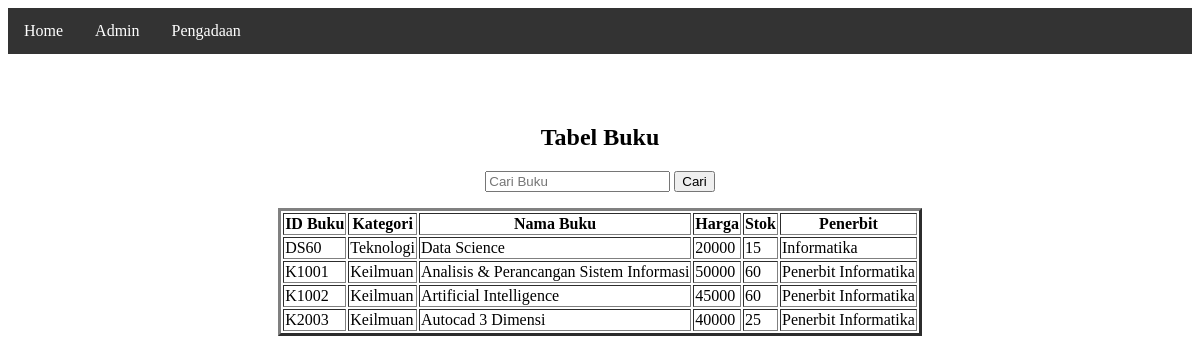
Before: / with the older database file.
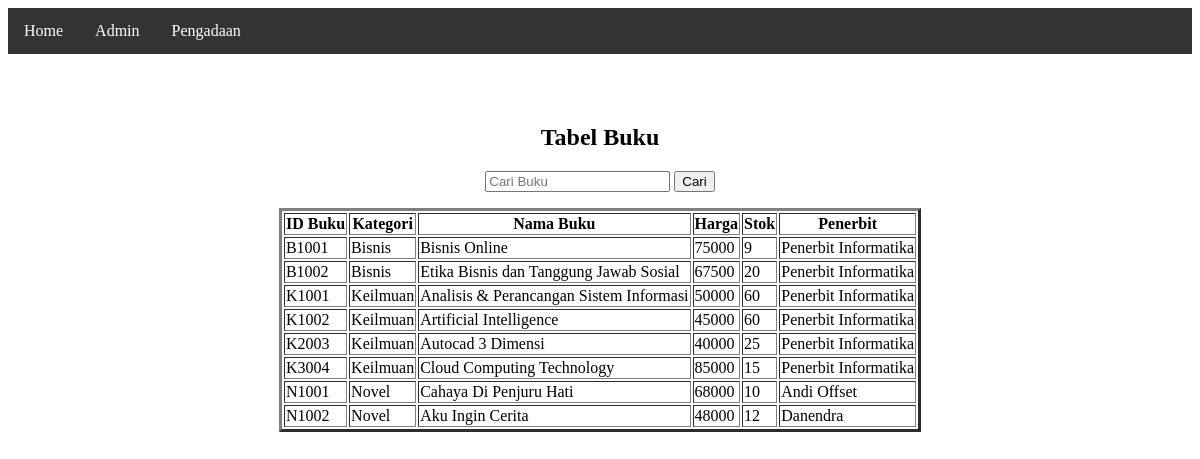
After: the same page with the newer database file.
### tables this page shows
CREATE TABLE `buku` (
  `idBuku` varchar(255) NOT NULL,
  `kategori` varchar(255) NOT NULL,
  `namaBuku` varchar(255) NOT NULL,
  `harga` int(11) NOT NULL,
  `stok` int(11) NOT NULL,
  `penerbit` varchar(255) NOT NULL
);

### functions.php (called while the page is built, shortened)
<?php
$conn = mysqli_connect("localhost","root","","data");
function query($query){
    global $conn;
    $result = mysqli_query($conn, $query);
    $rows = [];
    while( $row = mysqli_fetch_assoc($result)){
        $rows[] = $row;
    }
    return $rows;
}
?>

### index.php (the view, shortened to what this page needs)
<?php
require 'functions.php';
$buku = query("SELECT * FROM buku");
?>
<html>
    <head>
        <link rel="stylesheet" href="style/style.css">
    </head>
    <body>
        <ul>
            <li><a href="index.php">Home</a></li>
            <li><a href="admin.php">Admin</a></li>
            <li><a href="pengadaan.php">Pengadaan</a></li>
        </ul>
        <div class="container">
            <h2><center>Tabel Buku</center></h2>
            <center><form action="" method="post">
                <input type="text" name="keyword" placeholder="Cari Buku">
                <button type="submit" name="cariBuku">Cari</button>
            </form></center>
            <table border="3" class="center">
                <thead>
                    <tr>
                        <th>ID Buku</th>
                        <th>Kategori</th>
                        <th>Nama Buku</th>
                        <th>Harga</th>
                        <th>Stok</th>
                        <th>Penerbit</th>
                    </tr>
                </thead>
                <tbody>
                    <?php foreach($buku as $row) : ?>
                    <tr>
                        <td><?= $row["idBuku"]?></td>
                        <td><?= $row["kategori"]?></td>
                        <td><?= $row["namaBuku"]?></td>
                        <td><?= $row["harga"]?></td>
                        <td><?= $row["stok"]?></td>
                        <td><?= $row["penerbit"]?></td>
                    </tr>
                <?php endforeach; ?>
                </tbody>
                </table>
        </div>
    </body>
</html>

### style/style.css (style rules this page uses)
ul { list-style-type: none; margin: 0; padding: 0; overflow: hidden; background-color: #333; }
li { float: left; }
li a { display: block; color: white; text-align: center; padding: 14px 16px; text-decoration: none; }
table.center { margin-left: auto; margin-right: auto; }
.container { padding-top: 50px; }

Changed rows visible on the page:
removed buku: idBuku "DS60", kategori "Teknologi", namaBuku "Data Science", harga "20000", stok "15", penerbit "Informatika"
added buku: idBuku "B1001", kategori "Bisnis", namaBuku "Bisnis Online", harga "75000", stok "9", penerbit "Penerbit Informatika"
added buku: idBuku "B1002", kategori "Bisnis", namaBuku "Etika Bisnis dan Tanggung Jawab Sosial", harga "67500", stok "20", penerbit "Penerbit Informatika"
added buku: idBuku "K3004", kategori "Keilmuan", namaBuku "Cloud Computing Technology", harga "85000", stok "15", penerbit "Penerbit Informatika"
added buku: idBuku "N1001", kategori "Novel", namaBuku "Cahaya Di Penjuru Hati", harga "68000", stok "10", penerbit "Andi Offset"
added buku: idBuku "N1002", kategori "Novel", namaBuku "Aku Ingin Cerita", harga "48000", stok "12", penerbit "Danendra"
